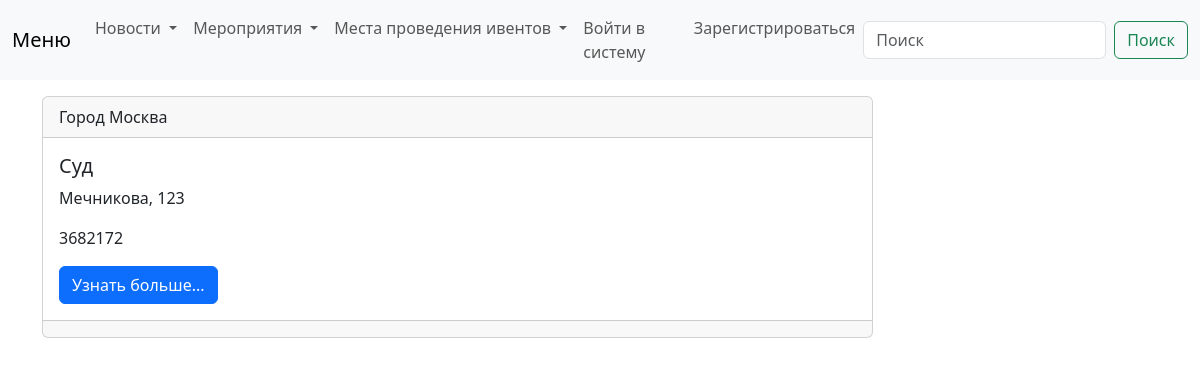
Screenshot of /venue/city/2/ with the database file from the repository.
### news/models.py (models this page shows, shortened)
class Venue(models.Model):
    name = models.CharField('Venue name', max_length=120)
    address = models.CharField(max_length=300)
    zip_code = models.CharField('Zip code', max_length=15)
    city = models.ForeignKey(City, on_delete=models.PROTECT, blank=True, null=True)
    phone = models.CharField('Contact Phone', max_length=25, blank=True)
    web = models.URLField('Website Address', blank=True)
    email_address = models.EmailField('Email Address', blank=True)
    owner = models.IntegerField("Venue Owner", blank=False, default=1)
    venue_photo = models.ImageField(blank=True)
    class Meta:
        verbose_name = 'Место проведения'
        ordering = ['-name']

class City(models.Model):
    title = models.CharField(max_length=120, db_index=True)
    def __str__(self):
        return self.title
    class Meta:
        verbose_name = 'Город'
        verbose_name_plural = 'Города'
        ordering = ['title']

### news/views.py (the view)
# urls.py: path('venue/city/<int:city_id>/', get_city_2, name='city_2'),
def get_city_2(request, city_id):
    venue = Venue.objects.filter(city_id=city_id)
    city = City.objects.get(pk=city_id)
    return render(request, 'news/city_2.html', {'venue': venue, 'city': city})

### news/templates/news/city_2.html (shortened to what this page needs)
{% extends "eventbase.html" %}
{% block content %}
{% for venues in venue %}
<div class=" card mb-3">
    <div class="card-header">
        Город {{ venues.city }}
    </div>
    <div class="card-body">
        <div class="media">
            <div class="media-boby">
                <h5 class="card-title">{{ venues.name }}</h5>
                <p class="card-text">{{ venues.address }}</p>
                <p class="card-text">{{ venues.zip_code }}</p>
                <a href='{{ item.get_absolute_url }}' class="btn btn-primary">Узнать больше...</a>
            </div>
        </div>
    </div>
    {% block footer %}
    <div class="card-footer text-body-secondary">
    </div>
    {% endblock %}
</div>
{% endfor %}
{% endblock %}

### mysite/static/css/styles.css (style rules this page uses)
body { background-color: #ccc; }

### rows the page displays
Venue: city "Москва", name "Суд", address "Мечникова, 123", zip_code "3682172"
